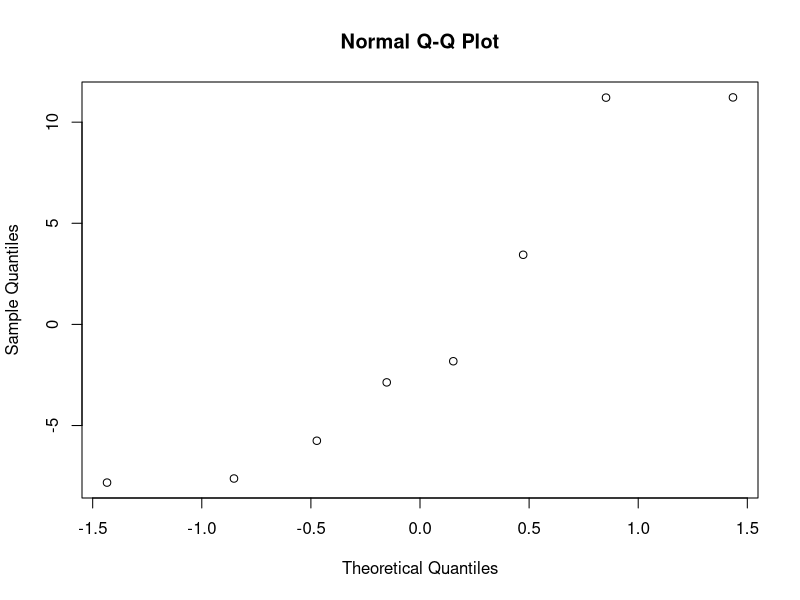

Recreate this plot in R. (Note: this script raises an error after producing the figure.)
#Exerc 1
x<-c(66,114,137,124,104,124,111,48)
y<-c(40,155,187,156,118,162,149,15)
#a)
modelo1<-lm(y~x)
summary(modelo1)
'b1 = 2.0035, significa que para cada cm de perímetro de peito temos 
um aumento médio de 2kg no peso
'
#b) temos um valor de R2 elevado (0.9842), indicando um bom ajuste do modelo
#c) A correlação linear de x e y é de 0.9920484
cor(x,y)
#d) IC de 90% para beta0 IC: (-106.269685 , -62.949934)
confint(modelo1, level=0.90)
#e)
'Para sabermos se de fato há uma relação entre o perímetro e o peso, temos
que verificar se beta1 é igual a 0. Se for, significa que não há uma relação
H0: beta1=0 vs H1:beta01 != 0
Para verificarmos isso podemos verificar se 0 está no intervalo de confiança de 
95% ou verificar no se o p-valor é maior que alpha.
Como p-valor é maior que alpha, rejeitamos a hipótese nula, e
então temos que a relaçao entre o perímetro e o peso'
summary(modelo1)
#f) E[Y|x=80] = 75.6683 = Yhat_x=80. Para saber o intervalo de confiança
#para o valor esparado digitamos interval="conf". Para saber de um urso em específico
#digitamos interval="pred"
predict(modelo1, data.frame(x=c(80)),level=0.99, interval = "pred")
#g) Para obtermos as informações digitaremos o comando anova(modelo1)
anova(modelo1)
SSR = 26556.1
MSE = 71.2
#SST = SSR + SSE = 26983.5
26556.1 + 427.4

#h) Precisamos verificar se os resíduos são independentes, possuem variância constante
#e se estão normalmente distribuídos
'Para a normalidade, podemos fazer um qqnorm dos resíduos standardizados'
qqnorm(residuals(modelo1))

#Grupo2
#a) sigma2hat=8.3/83=0.1 Ymean=b0+b1*xmean = 80.75
-2.5+0.5*166.5
#b) Podemos obter pela raiz quadrada de R2 e o sinal será positivo popr causa de b1
R2=1-SSE/SST
R2=1-8.3/100 #0.917
corxy=sqrt(R2) #0.9576012
#c)                 SS         gl        MS      F0         pvalor
'Regressão         91.7         1       91.7     917         0
Resíduos           8.3         83       0.1
Total              100         84'

#d) H0: beta0 = 0 vs H1: bet0 != 0
sigmahatbo = sqrt(0.1*(1/85+166.5/(84*11.15)))
ET = -2.5/sigmahatbo #-18.15912
qt(.975,83)
#|ET|> qt(.975,83) Rejeitamos H0 ao nível de 5%
#e) IC 95% = (76.8534,78.1466)
mu_hat<--2.5+0.5*160 #77.5
qt(0.975,83)
sigma2hat<-0.1*(1+1/85+(160-166.5)^2/(84*11.15))
IC <- mu_hat + c(-1,1)*qt(0.975,83)*sqrt(sigma2hat)

#Porva 2
y<-c(2.8,2.9,3.0,3.1,3.2,3.2,3.2,3.3,3.4)
x<-c(27,23,30,28,30,32,34,33,30)
#a)
modelo1<-lm(y~x)
summary(modelo1)
'b1hat = 0.03963, o que significa que, em média, a cada aumento de 1 unidade no 
teor de ferro é esperado um aumento na sua densidade de 0.03963'
#b)
confint(modelo1, level=.99)
'Após executarmos o comando acima, obtemos o intervalo para b0 e b1.
Queremos o de b0 (ordenada na origem). 
Então temos o IC de 99% (0.31307060, 3.58001582)'
#c)
'Pede-se para testar se H0: b1 = 0 vs H1: b1 != 0, pois se b1 for zero,
significa que não há relação entre o teor de ferro e sua densidade
Se o p-valor for maior que alpha, não rejeitaremos H0. Ao digitarmos
summary(modelo1), vemos que o p-valor para b1 é de 0.03906 < 5%.
Então, rejetamos H0 ao nível de significância de 5%'
summary(modelo1)
#d)
'Para calcular a correlação linear entre as vairáveis, basta digitar,
cor(x,y). Então o coedficiente de correlação é 0.691547'
#e)
'Para obter uma estimativa para o valor esperado de Y dado x ou de um
indivídio Yi em particular, basta usar o comando predict. Vale ressaltar,
o que muda entre o valor esperado de Y dado x e um particular Yi é que o segundo
possui maior variância. O Valor obtido foi de 3.531728.
Porém, como ele se encontra fora do escopo da variável x, temos que verificar se 
o comportamento de x e y continua  mesmo fora do escopo das variáveis.
Com os dados que temos, não conseguimos garantir isso'
predict(modelo1, data.frame(x=c(40)))
#g
'lny = ln(ax^b) = ln(a) + b*ln(x)
Portanto Y*=lny, b0*=ln(a), b1*=b e x*=ln(x)
Vamos fazer essas transformações e calcular novamento a retad e regressão
'
y_trans <- log(y)
x_trans <- log(x)
modelo2 <- lm(y_trans~x_trans)
summary(modelo2)
'Pelo summary(modelo2) do modelo2 temos que b0*=-0.1022
e b1*=0.3662. Lembando que b0*=ln(a) <=> a = exp(-0.1022) = 0.902849
e que b1*=b, então b=0.3662'

#2 a)
'Para se obter o coeficiente de correlação amostral entre as variáveis,
basta calcular a raiz quadrada de R2, pois o modelo é de regressão simples
Então, |cor(x,y)|=sqrt(0.6080) = 0.7797435. O sinal dessa correlação obtemos pela es
timativa de b1, como ele é negativo, temos que a correlção será de -0.7797435'
#b)
'Vemos que o R2 é 0.6080, valor este que é relativamente baixo, 
ou seja, o modelo não está bem ajustado, pois a variável temperatura
explica pouco mais de 60% da variação total de y.
O valor da Estatística F é obtido por MSR/MSE = SSR/(SSE/(n-2)).
Forma alternativa é: (n-2)*R2/(1-R2^2) = 83.7551'
(54)*0.6080/(1-0.6080)
'Para testar o ajuste do modelo pelo teste F, temos que ver se F pertence a RC
Considerando nível de 5% temos que f_(1-alpha),(1,n-2). Como F>f_(1-alpha),(1,n-2)
rejeitamos h0 ao nível de 5%, ou seja, temos evidência significativa que o modelo não é inutil'
qf(.95,1,54)
#c)
'Uma estimativa para a variância dos erros aleatórios do modelo é 
o quadrado de Residual standard error= (3.369)^2 = 11.35016'

#d) IC 90% para b0: 80.88771 102.16929
b0<-91.5285
qmre<-11.35016
sigmahatbo<-sqrt(qmre*(1/56+(22.96^2)/(55*2.7046)))
91.5285+c(-1,1)*qt(0.95,54)*sigmahatbo

#e)           SS                 gl        MS          F0         pvalor
'Regressão  950.6338             1       950.6338   83.7551       1.430966e-12
Resíduos    612.9086            54       11.35016
Total       1563.542            55'
1-pf(83.7551,1,54)
#f)26.87370 40.38258
'Para calcular o IC para um observação individual, fazemos assim:'
mu<-91.5285-2.5284*22.9
mu+c(-1,1)*qt(.975,54)*sqrt(qmre*(1+1/56*(22.9-22.96)^2/(55*2.7046)))

#Análise dos Resíduos
#Verificar normalidade dos erros
qqnorm(rstandard(modelo1))
abline(0,1)
shapiro.test(rstandard(modelo1))

#Média Nula e variância constante dos erros
plot(fitted(modelo1),rstandard(modelo1))
abline(h=0)

#Independência dos erros
plot(rstandard(modelo1))
